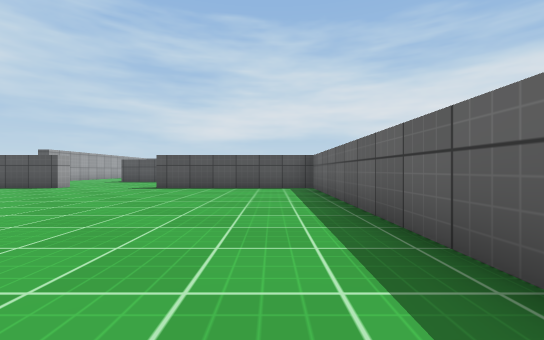
[1] (above)

16 first-person views from a walk through a 3-D level made in the Unity game engine. The camera is 0.55 m above the floor, looks level and sees 90° across. The floor is counted in squares, 1 m on a side. Each view is taken from the middle of a square. On the plan, view 1 faces up. The plan holds only what a view shows up to about 9 squares ahead; the rest is blank. The place goes on beyond the plan. Surface patterns are stand-ins for the level's own textures.

[2]
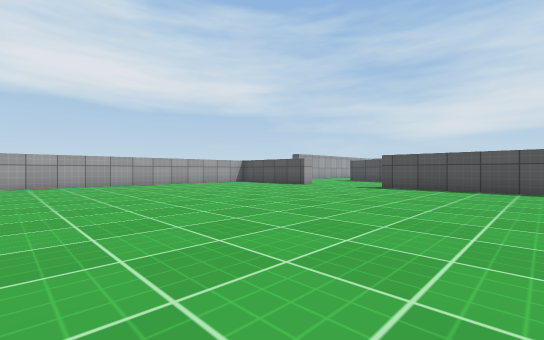

[3]
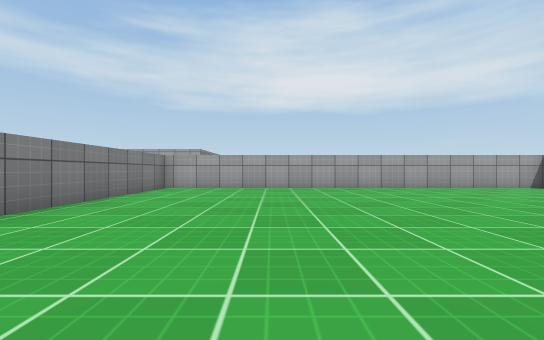

[4]
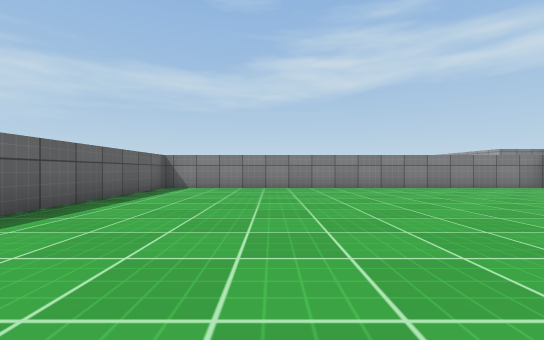

[5]
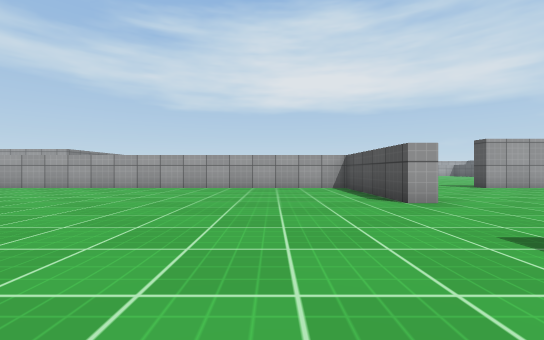

[6]
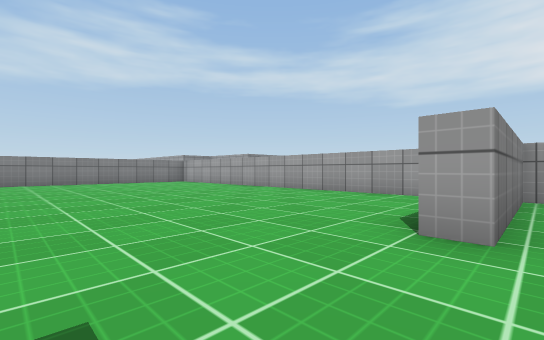

[7]
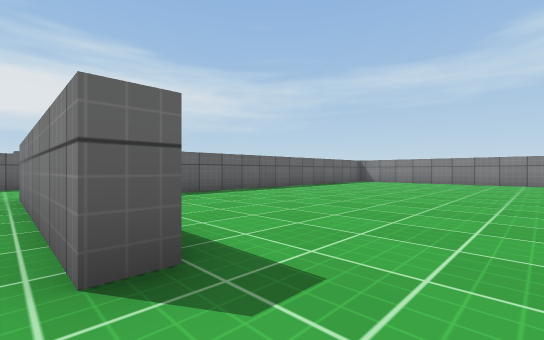

[8]
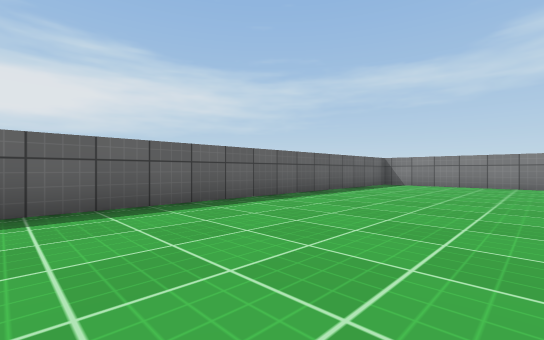

[9]
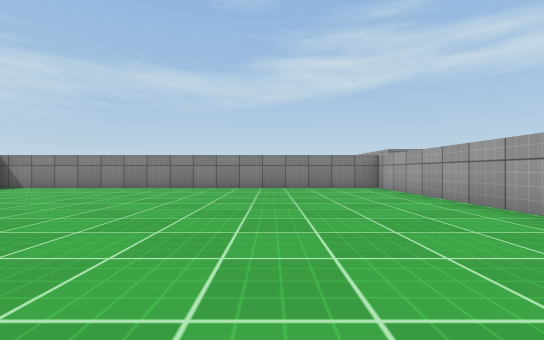

[10]
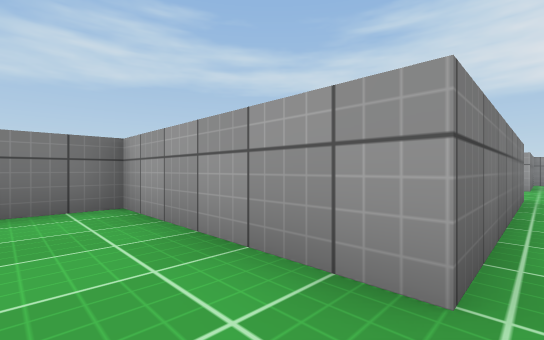

[11]
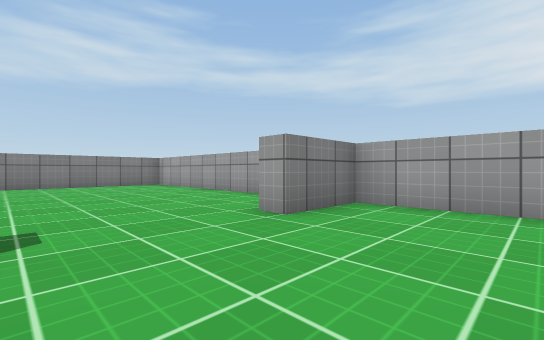

[12]
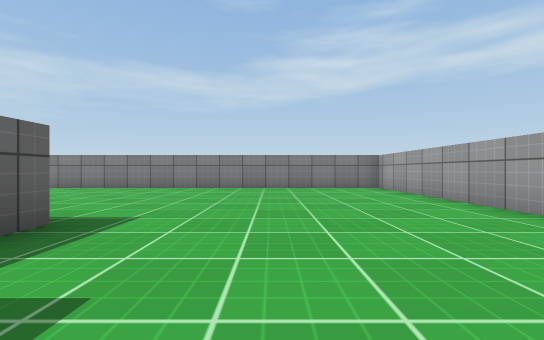

[13]
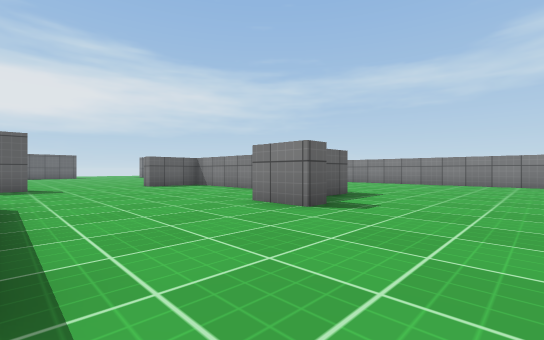

[14]
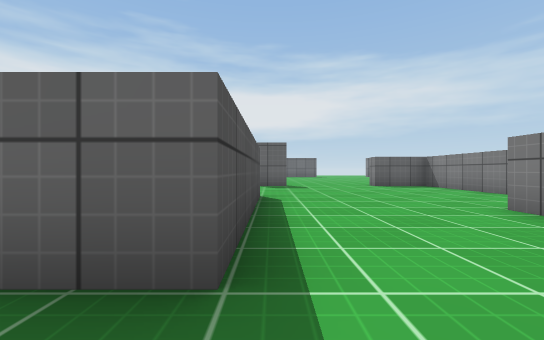

[15]
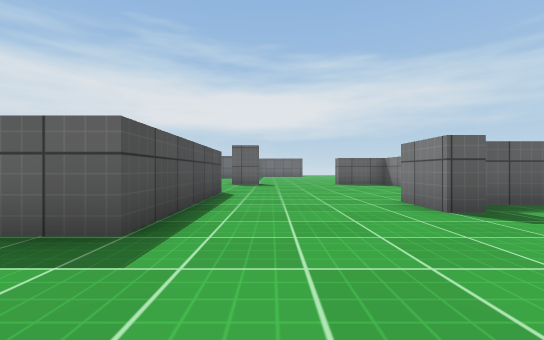

[16]
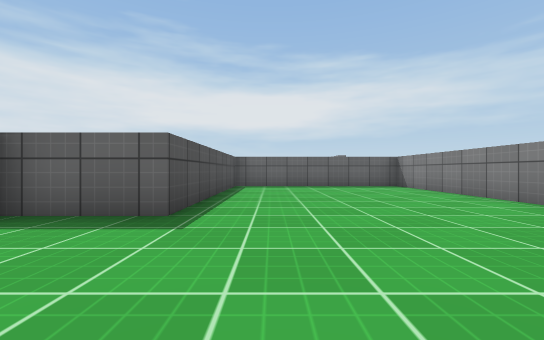

### Floor plan
Points are (right, up) in squares from view 1. A wall is a line through its corners. A room is listed if a view was taken in it or the views show most of it. See-through windows are left out.
Room 1 (views 1, 2, 3, 4, 5, 6, 7, 8, 9)
walls: (-10, 8.8) (-6.5, 8.8) (-6.5, 8.3) (-10.3, 8.3) (-10.3, -3.2) (1.2, -3.2) (1.2, 8.3) (-3.5, 8.3) (-3.5, 8.8) (1.7, 8.8)
ways out: opening at (1, 9) to room 2
Room 2 (views 10, 11, 12, 13, 14, 15, 16)
walls: (6.5, 4.2) (6.5, 4.8) (7.8, 4.8); (10, 2.7) (11.5, 2.7); (1.7, 2.4) (1.7, -3.2) (11.5, -3.2); (11.5, 2.2) (7.2, 2.2) (7.2, 4.2); (9.8, 8.3) (5.2, 8.3) (5.2, 9.2); (1.7, 8.8) (1.7, 4.8) (3.5, 4.8) (3.5, 4.2)
ways out: opening at (1, 9) to room 1

Positions as (right, up) in squares from view 1, and headings:
1: (0, 0), facing up
2: (0, 0), facing up-left
3: (-2, 0), facing left
4: (-2, 5), facing down
5: (-2, 6), facing left
6: (-4, 9), facing down-left
7: (-5, 9), facing down-right
8: (-3, 7), facing down-right
9: (-7, 5), facing down
10: (3, 9), facing down-left
11: (6, 7), facing down-left
12: (5, 5), facing down
13: (4, 8), facing down-right
14: (4, 8), facing right
15: (3, 7), facing right
16: (4, 1), facing right
